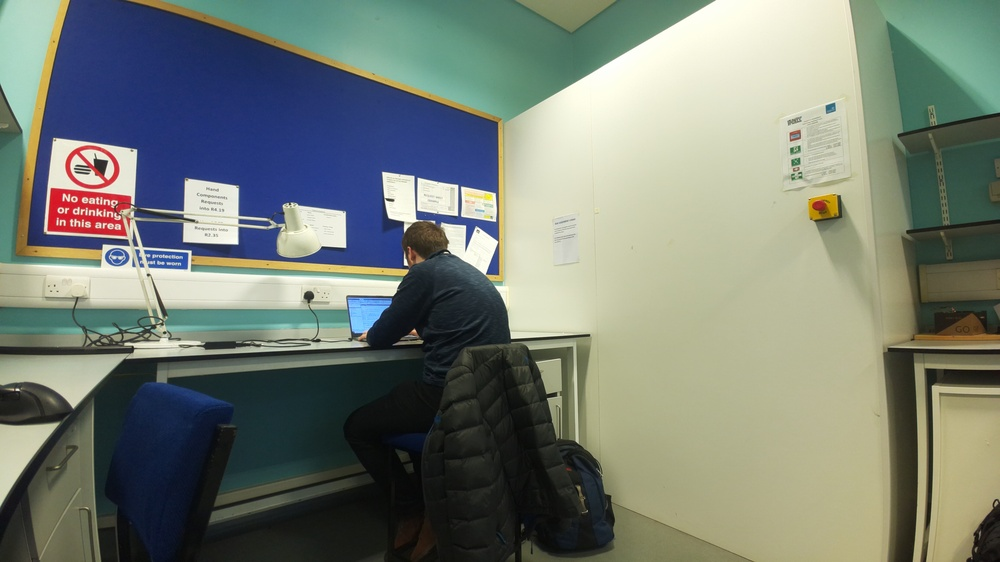
#> input picture stitching/test-images/3/1.jpg, 1000 x 562 px, shrunk from 4608 x 2592 before the run, found by its file name
$ python merge.py
#> lines starting #> are read from the running program, lines starting #| are printed output that depends on the picture
#> further down, img1 is the input picture: shape (562, 1000, 3); mean B, G, R 116.2, 126.3, 118.4
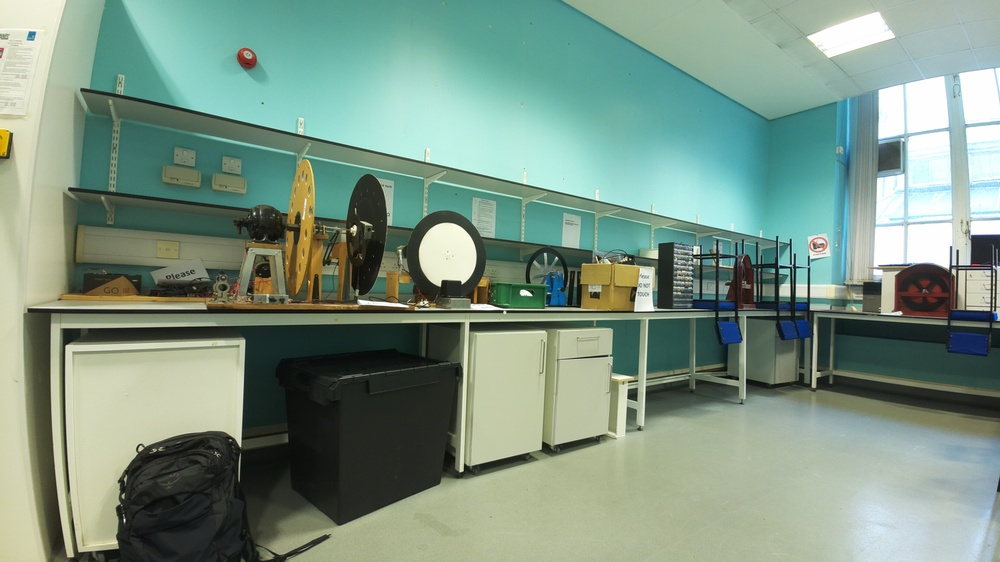
#> input picture stitching/test-images/3/2.jpg, 1000 x 562 px, shrunk from 4608 x 2592 before the run, found by its file name
#> further down, img2 is the input picture: shape (562, 1000, 3); mean B, G, R 132.4, 148.4, 124.9
import cv2
import numpy as np

def showImage(image, title='Snapshot'):
    cv2.imshow(title, image)
    cv2.waitKey(0)
    cv2.destroyAllWindows()


def blend_images(img1, img2, mask=None):
    # Ensure images are the same size
    rows1, cols1, _ = img1.shape
#> rows1 = 562; cols1 = 1000
    rows2, cols2, _ = img2.shape
#> rows2 = 562; cols2 = 1000
    overlap = 50

    mask1 = np.ones((rows1, cols1-overlap//2, 3))
    print(mask1.shape)
#| (562, 975, 3)

    mask2 = np.linspace(1, 0, overlap, dtype=np.float32)
    mask2 = np.tile(mask2, (rows1, 1))
    mask2 = np.dstack([mask2] * 3)
    print(mask2.shape)
#| (562, 50, 3)

    mask3 = np.zeros((rows1, cols2-overlap//2,3))
    print(mask3.shape)
#| (562, 975, 3)

    # print((mask1.dtype()))
    # print((mask2.type()))
    # print((mask3.type()))

    mask = np.hstack((mask1, mask2, mask3))
    showImage(mask)
#> in showImage, `cv2.imshow(title, image)`:
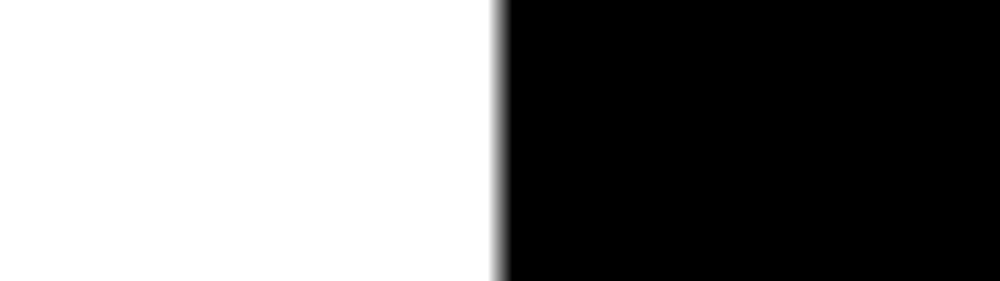
#> window 'Snapshot': shape (562, 2000, 3) float64 (shown at 1/2 size); min 0, max 1, mean 0.5

    img1 = cv2.copyMakeBorder(img1, 0, 0, 0, cols2, cv2.BORDER_CONSTANT, value=(0, 0, 0))
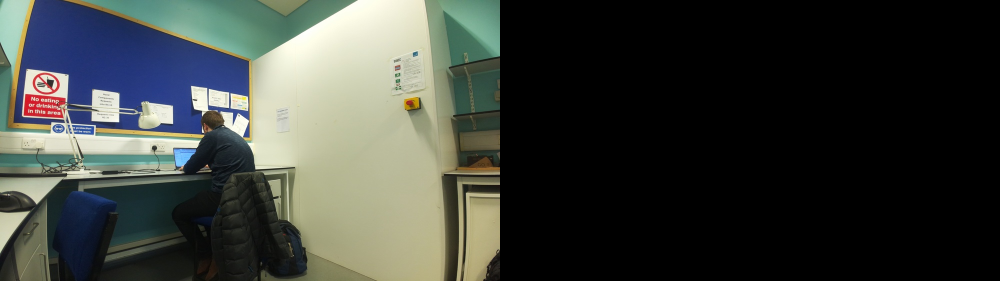
#> img1: shape (562, 2000, 3) (shown at 1/2 size); mean of channels 0, 1, 2 58.1, 63.1, 59.2; drawn as B, G, R
    img2 = cv2.copyMakeBorder(img2, 0, 0, cols1, 0, cv2.BORDER_CONSTANT, value=(0, 0, 0))
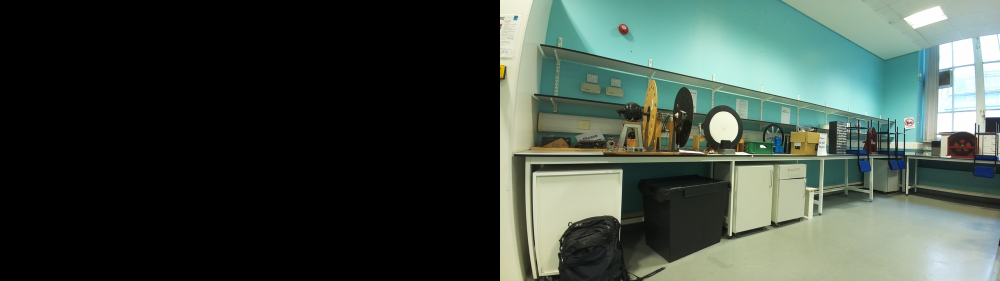
#> img2: shape (562, 2000, 3) (shown at 1/2 size); mean of channels 0, 1, 2 66.2, 74.2, 62.5; drawn as B, G, R

    showImage(img1)
    showImage(img2)

     # Convert images to float for accurate blending
    img1 = img1.astype(np.float32)
    img2 = img2.astype(np.float32)

    print(img1.shape)
#| (562, 2000, 3)
    print(img2.shape)
#| (562, 2000, 3)
    print(mask.shape)
#| (562, 2000, 3)

    # Blend the images using the mask
    blended = img1 * mask + img2 * (1 - mask)
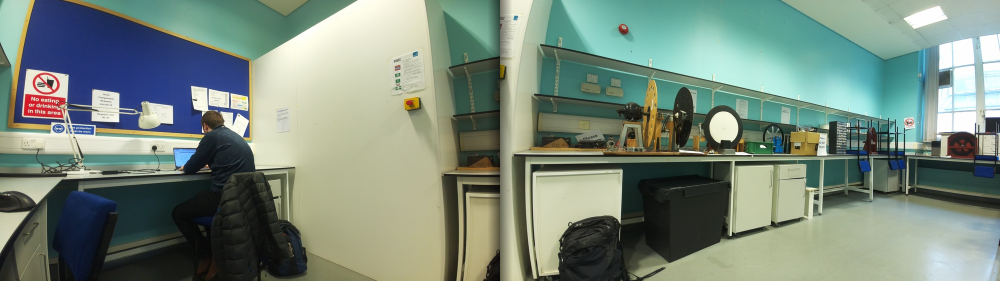
#> blended: shape (562, 2000, 3) float64 (shown at 1/2 size); mean of channels 0, 1, 2 123.5, 136.4, 120.7; drawn as B, G, R

    return blended.astype(np.uint8)

# Load images
img1 = cv2.imread('./test-images/3/1.JPG')
img2 = cv2.imread('./test-images/3/2.JPG')

blended = blend_images(img1, img2)

# concatenated = cv2.hconcat([img1, img2])

showImage(blended)
